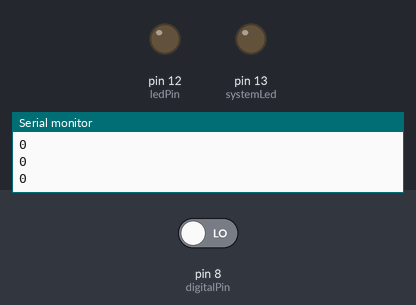
The sketch below on a simulated Arduino Uno, built with avr-gcc and run on an emulated ATmega328P. Shown: output pins drawn as LEDs (lit = HIGH), the last lines printed to the serial monitor. Inputs (shaded band) come from the test bench; at power-on: pin 8 (digitalPin) LOW.

Above: at 1.8 s.
1.9 s: pin 8 (digitalPin) driven HIGH
At 3.2 s:
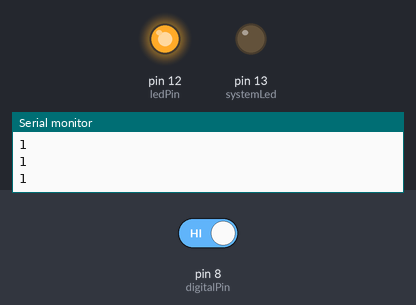
4.0 s: pin 8 (digitalPin) driven LOW
At 5.9 s:
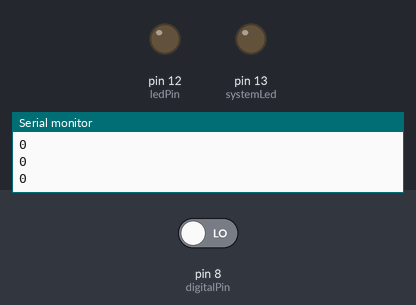
Timing chart, 0 to 7.4 s (numbered marks = the images above; inputs shaded):
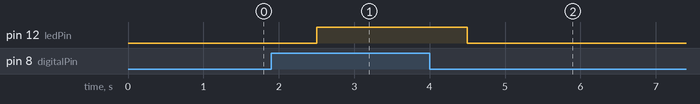

Measured:
- after the input at 1.9 s, pin 12 (ledPin): LOW → HIGH after 0.60 s
- after the input at 4.0 s, pin 12 (ledPin): HIGH → LOW after 0.50 s

The sketch:

flameSensorTest.ino
```cpp
//This is a flame sensor module for arduino UNO. \
  arduino prints the sensor value continuously through the serial port.
//If flame is detected, the led light's up.
//insert ledpin negative and flame sensor gnd to gnd \
  insert 3.3v arduino pin to flame sensor +
const int systemLed = 13;
const int ledPin = 12; // insert ledpin positive to pin 12
const int digitalPin = 8; // insert led sensor 'do' to pin 8

void setup() {
  Serial.begin(115200);
  pinMode (digitalPin, INPUT);
  pinMode (ledPin, OUTPUT);
  pinMode (systemLed, OUTPUT);
  digitalWrite (systemLed, LOW);
}

void loop() {
  int flameSensor = LOW;
  flameSensor = digitalRead(digitalPin);
  Serial.println(flameSensor);
  delay(500);
  if(flameSensor==HIGH){
   digitalWrite(ledPin, HIGH);
  }else{
   digitalWrite(ledPin, LOW);
  }
}
```
